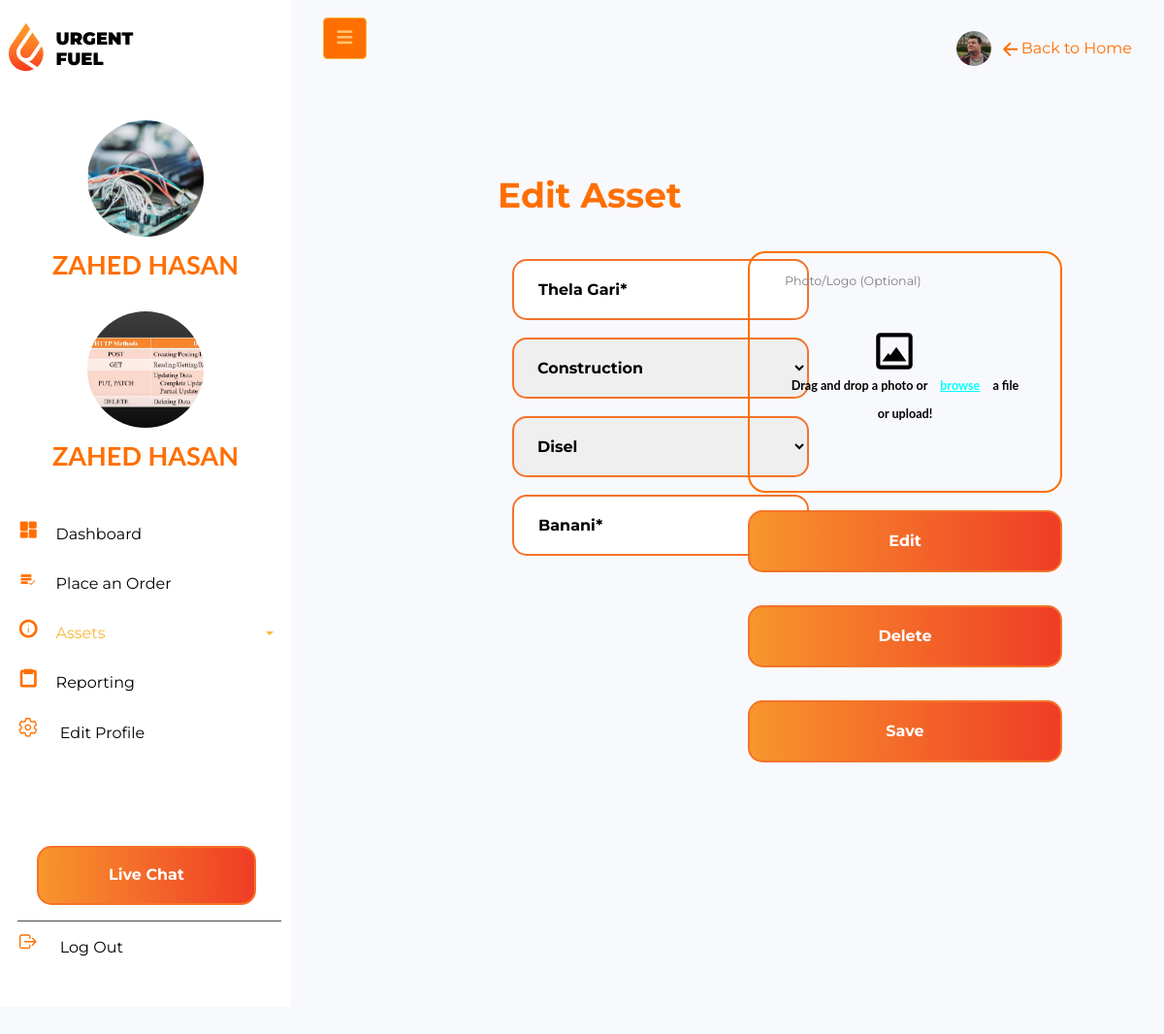
Page /edit_assets/88 (signed in) on the committed database.
### Uftl_App/models.py (models this page shows)
class Contact_Assets(models.Model):
    user = models.ForeignKey(User, on_delete=models.CASCADE)
    full_name = models.CharField(max_length=220)
    company_name = models.CharField(max_length=220, blank=True)
    phone_number = models.IntegerField()
    email = models.EmailField(max_length=220, blank=True)
    area = models.CharField(max_length=220)
    contact_photo = models.ImageField(upload_to='contact_files')
    city = models.CharField(max_length=300)
    billing_add = models.CharField(max_length=300)

class Assets(models.Model):
    user = models.ForeignKey(User, on_delete=models.CASCADE)
    asset_name = models.CharField(max_length=220, blank=False)
    asset_type = models.CharField(max_length=220, blank=False)
    fuel_type = models.CharField(max_length=220)
    asset_location = models.TextField(max_length=400, blank=False)
    asset_photo = models.ImageField(upload_to='gallery', blank=False)

### Uftl_App/views.py (the view)
# urls.py: path('edit_assets/<int:id>', views.edit_assets, name='edit_assets'),
@login_required()
def edit_assets(request, id):
    all_assets = Assets.objects.get(pk=id)
    ct_profile = Contact_Assets.objects.filter(user=request.user)
    ft_utils = fuel_utils.objects.all()
    if request.method == 'POST':
        all_assets.asset_name = request.POST.get('asset_name')
        all_assets.asset_type = request.POST.get('asset_type')
        all_assets.asset_location = request.POST.get('asset_location')
        all_assets.fuel_type = request.POST.get('fuel_type')
        all_assets.asset_photo = request.FILES['asset_photo']
    all_assets.save()
    print(all_assets)
    dict = {
        'all_assets': all_assets,
        'ct_profile': ct_profile,
        'ft_utils': ft_utils,
    }
    return render(request, 'Uftl_App/editasset.html', context=dict)

### templates/Uftl_App/editasset.html (shortened to what this page needs)
{% extends 'profile_base.html' %}
{% load static %} {% block title_block %}Order Dashboard{% endblock %}
{% block profile_block %}
<div class="wrapper d-flex align-items-stretch">
    <nav id="sidebar">
        <div class="p-2 pt-1">
            <a href="#" class="nav__logo">
                <div class="logoside">
                    <img class="logoimage" src="{% static 'assets/img/logo.svg' %}" alt="My Happy SVG" />
                    <div class="tex">
                        <p class="text1">URGENT</p>
                        <p class="text2">FUEL</p>
                    </div>
                </div>
            </a>
            <div class="user_profile">
                {% for x in ct_profile %}
                    <a href="#" class="img logo rounded-circle mb-2" style="background-image: url({{ x.contact_photo.url }});"> </a>
                    <h3 class="text-center mb-4 username">{{ x.full_name }}</h3>
                {% endfor %}
            </div>
            <ul class="list-unstyled components mb-2 p-2">
                <li>
                    <a href="#"><i class='bx bxs-dashboard setup'></i>Dashboard</a>
                </li>
                <li>
                    <a href="#"><i class='bx bx-list-check setup'></i>Place an Order</a>
                </li>
                <li class="active">
                    <a href="#homeSubmenu" data-toggle="collapse" aria-expanded="false" class="dropdown-toggle">
                        <i class='bx bx-info-circle setup'></i>Assets</a>
                </li>
                <li>
                    <a href="#"><i class='bx bx-clipboard setup'></i>Reporting</a>
                </li>
                <li>
                    <a href="#">
                        <ion-icon class="setup" name="settings-outline"></ion-icon>
                        Edit Profile</a>
                </li>
                <div class="logout">
                    <button class="livechat" type="submit" id="sendMessageButton">Live Chat</button>
                    <li>
                        <a href="#">
                            <ion-icon class="setup" name="log-out-outline"></ion-icon>
                            </ion-icon>Log Out</a>
                    </li>
                </div>
            </ul>
        </div>
    </nav>
    <div id="content" class="p-4 p-md-3">
        <nav class="">
            <div class="container-fluid">
                <button type="button" id="sidebarCollapse" class="btn btn-primary">
                        <i class="fa fa-bars"></i>
                    </button>
                <div class="float-right">
                    <div class=" menu ">
                        <div class="header__img ">
                            <img class="navimage" src="assets/img/saul.png " alt=" ">
                        </div>
                        <ion-icon class="arrowleft" name="arrow-back-outline"></ion-icon>
                        <p class="back">Back to Home</p>
                    </div>
                </div>
            </div>
        </nav>
        <div id="content" class="p-4 p-md-5">
            <div class="container">
                <div class="form-section d-flex justify-content-center align-items-center my-5">
                    <form method="POST" class="form-group" enctype="multipart/form-data">
                        <div class="row justify-content-center ipad">
                            <div class="col-sm-6 col-md-6 ">
                                <div class="row">
                                    <div class="col">
                                        <p class="headingtext2">Edit Asset
                                        </p>
                                    </div>
                                </div>
                                <div class="col-sm-6 col-md-3 fuel">
                                         <input type="text" name="asset_name" class="fuel-input" placeholder="{{all_assets.asset_name}}*">
                                </div>
                                <div class="col-sm-6 col-md-3 fuel">
                                        <select name="asset_type" class="selectbox">
                                                {% for x in ft_utils %}
                                                    {% if all_assets.asset_type == x.asset_type %}
                                                        <option value="{{ x.asset_type }}" selected>{{ x.asset_type }}</option>
                                                    {% else %}
                                                        <option value="{{ x.asset_type }}">{{ x.asset_type }}</option>
                                                    {% endif %}
                                                {% endfor %}
                                        </select>
                                </div>
                                <div class="col-sm-6 col-md-3 fuel">
                                    <select name="fuel_type" class="selectbox">
                                            {% for x in ft_utils %}
                                                {% if all_assets.fuel_type == x.fuel_type %}
                                                    <option value="{{ x.fuel_type }}" selected>{{ x.fuel_type }}</option>
                                                {% else %}
                                                    <option value="{{ x.fuel_type }}">{{ x.fuel_type }}</option>
                                                {% endif %}
                                            {% endfor %}
                                        </select>
                                </div>
                                <div class="col-sm-6 col-md-3 fuel">
                                    <input type="text" name="asset_location" class="fuel-input" placeholder="{{all_assets.asset_location}}*">
                                </div>
                            </div>
                            <div class="col-sm-7 col-md-3">
                                <div class="col-sm-6 col-md-3 rightsection">
                                    <div class="col-sm-6 col-md-3">
                                        <div class="file-upload">
                                            <div class="image-upload-wrap">
                                                <div class="drag-text">
                                                    <p class="drag2">Photo/Logo (Optional)</p>
                                                    <h3 class="drapanddrop">Drag and drop a photo or
                                                        <button class="file-upload-btn" type="button" onclick="$('.file-upload-input').trigger( 'click' )">
                                                                        browse
                                                                    </button> a file or upload!
                                                    </h3>
                                                </div>
                                            </div>
                                            <button class="fuel-ordery" type="button" id="sendMessageButton">Edit
                                                    </button>
                                            <button class="fuel-ordery" type="button" id="sendMessageButton">Delete
                                                    </button>
                                            <button class="fuel-ordery" type="submit" id="sendMessageButton">Save
                                                    </button>
                                        </div>
                                    </div>
                                </div>
                            </div>
                        </div>
                    </form>
                </div>
            </div>
        </div>
    </div>
    {% endblock %}

### static/css/style.css (style rules this page uses)
* { font-family: 'Montserrat', sans-serif; }
body { height: 200vh; margin: 0; padding: 0; box-sizing: border-box; overflow-x: hidden !important; }
.fuel-input { border: 2px solid #F57329; border-radius: 15px; padding: 1rem 0rem 1rem 0rem; font-family: Montserrat; font-style: normal; font-weight: bold; min-width: 224px; outline: none; padding-left: 10px; }
html { font-size: 16px; }
@media (min-width: 1200px) { html { font-size: 18px; } }
i { color: #ffc371; }

### static/css/button2.css (style rules this page uses)
.fuel-ordery { background: linear-gradient(90deg, #F8962C 0%, #EF3C26 100%); text-align: center; color: white; border: 2px solid #F57329; border-radius: 15px; width: 100%; height: 64px; font-family: Montserrat; font-style: normal; font-weight: bold; margin-bottom: 16px; margin-top: 1rem; }
.fuel { margin-top: 16px; }
.headingtext2 { font-size: 2rem; color: #FF6F00; font-style: normal; font-weight: bold; }
.rightsection { margin-top: 4.3rem; }
.livechat { background: linear-gradient(90deg, #F8962C 0%, #EF3C26 100%); text-align: center; color: white; border: 2px solid #F57329; border-radius: 15px; padding: 0.8rem 4rem 0.8rem 4rem; font-family: Montserrat; font-style: normal; font-weight: bold; margin-bottom: 16px; margin-top: 5rem; margin-left: 20px; }

### static/css/image.css (style rules this page uses)
* { font-family: 'Montserrat', sans-serif; }
body { font-family: 'Montserrat', sans-serif; background-color: none; }
.file-upload { background-color: none; width: 18rem; margin: 0 auto; }
.file-upload-btn { margin: 0; color: black; background: none; border: none; padding: 10px; border-radius: 4px; transition: all .2s ease; outline: none; font-weight: 700; }
.drapanddrop { font-size: 0.7rem; }
.icon-image2 { position: absolute; margin-top: 1rem; margin-left: -2rem; }
.file-upload-btn { font-size: 0.7rem; color: aqua; text-decoration: underline; }
.drag2 { margin-top: 1rem; font-size: 0.7rem; text-align: left; }
.image-upload-wrap { margin-top: 20px; padding-left: 2rem; padding-right: 2rem; border: 2px solid #FF6F00; position: relative; border-radius: 1rem; }
.drag-text { text-align: center; }
.drag-text h3 { font-weight: 700; color: black; padding: 60px 0; }

### static/css/input.css (style rules this page uses)
.fuel-input { border: 2px solid #F57329; border-radius: 15px; font-family: Montserrat; font-style: normal; font-weight: bold; outline: none; width: 17rem; height: 3.5rem; padding-left: 20px; }
.selectbox { border: 2px solid #F57329; border-radius: 15px; font-family: Montserrat; font-style: normal; font-weight: bold; outline: none; width: 17rem; height: 3.5rem; padding-left: 20px; }
::placeholder { font-size: 1em; color: black; background: none; padding: 5px; }

### static/css/select.css (style rules this page uses)
.headingtext2 { font-size: 2rem; color: #FF6F00; font-style: normal; font-weight: bold; }
.rightsection { margin-top: 4.3rem; }
@media only screen and (max-width: 1300px) { .rightsection { margin-top: 5rem; margin-left: -7rem; } }
@media only screen and (max-width: 1204px) { .rightsection { margin-left: -6rem; } }

### static/css/custom-sidebar.css (style rules this page uses)
.username { color: #FF6F00; font-style: normal; font-weight: bold; font-size: 1.5rem; text-transform: uppercase; }
.setup { font-size: 1.2rem; padding-right: 1rem; color: #FF6F00; font-weight: bold; }
.logoside { display: flex; margin-bottom: 2rem; }
.logoimage { width: 2rem; }
.text1 { margin-bottom: 0.2rem; }
.tex { font-weight: 900; color: black; font-size: 1rem; margin-top: 1.2rem; margin-left: 0.7rem; line-height: 1rem; text-decoration: none; }
.nav__logo { text-decoration: none; }
.menu { display: flex; align-items: center; }
.header__img { display: flex; justify-content: center; border-radius: 50%; overflow: hidden; }
.back { color: #FF6F00; margin-top: 1rem; }
.arrowleft { font-size: 1.2rem; padding-left: 0.5rem; color: #FF6F00; font-weight: bold; }
.navimage { width: 2rem; height: 2rem; }

### static/css/reporting.css (style rules this page uses)
body { font-family: 'Montserrat', sans-serif; }

### static/css/driver_report.css (style rules this page uses)
body { margin: 0; padding: 0; }

### rows in the picture
Contact_Assets: contact_photo (picture), full_name "ZAHED HASAN"
Contact_Assets: contact_photo (picture), full_name "ZAHED HASAN"
Assets: asset_name "Thela Gari*", asset_location "Banani*"

### other values in the picture
form field asset_type "Construction"
form field fuel_type "Disel"
